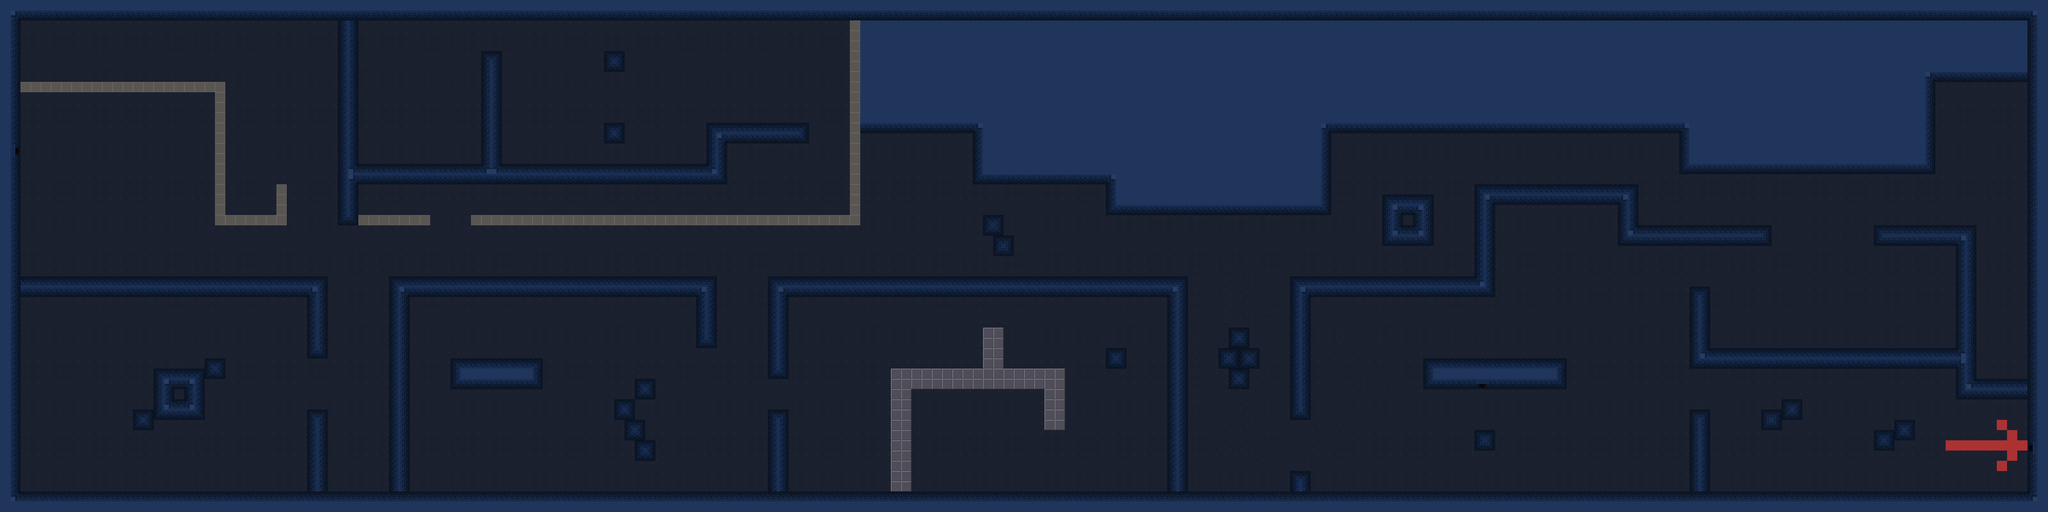

Rendered tile map (Tiled .tmx) drawn with the repository's tilesets; below, a short description and the map source with its tile grids summarised:
An orthogonal 200x50 tile map with 32x32 px tiles, 1 tile layer (tileView), 3 tilesets and 158 objects.

<map version="1.4" tiledversion="1.4.3" orientation="orthogonal" renderorder="right-down" width="200" height="50" tilewidth="32" tileheight="32" infinite="0" nextlayerid="10" nextobjectid="189">
 <editorsettings>
  <export target="level4.lua" format="lua" />
 </editorsettings>
 <tileset firstgid="1" name="tiles" tilewidth="32" tileheight="32" tilecount="192" columns="24">
  <image source="allTiles.png" width="768" height="256" />
 </tileset>
 <tileset firstgid="193" name="tiles2" tilewidth="32" tileheight="32" tilecount="483" columns="23">
  <image source="tiles_3.png" width="736" height="672" />
 </tileset>
 <tileset firstgid="676" name="TNT" tilewidth="32" tileheight="32" tilecount="4" columns="2">
  <image source="tnt.png" width="64" height="64" />
 </tileset>
 <layer id="1" name="tileView" width="200" height="50">
  <data>[10000 cells, 10000 non-empty, 27 distinct tile ids]</data>
 </layer>
 <objectgroup id="2" name="zombies">
  <object id="60" x="584" y="997.333" />
  <object id="61" x="431.333" y="1426.33" />
  <object id="62" x="822.667" y="1434.67" />
  <object id="63" x="178.667" y="1040" />
  <object id="64" x="258" y="1415.33" />
  <object id="65" x="398.667" y="1063" />
  <object id="66" x="628.333" y="1399.67" />
  <object id="75" x="2622" y="220.667" />
  <object id="76" x="1186" y="181.333" />
  <object id="77" x="1454.67" y="382.667" />
  <object id="78" x="1198.67" y="376" />
  <object id="79" x="1392" y="460.667" />
  <object id="80" x="1370" y="217.333" />
  <object id="81" x="2342" y="1360.67" />
  <object id="82" x="2164.67" y="1414.67" />
  <object id="83" x="2294.67" y="1506.67" />
  <object id="84" x="2109.33" y="1092.67" />
  <object id="88" x="1497.33" y="1382.67" />
  <object id="89" x="1392" y="1275.33" />
  <object id="90" x="1690.67" y="1319.33" />
  <object id="91" x="1648.67" y="1489.33" />
  <object id="92" x="1562.67" y="1036" />
  <object id="98" x="2564" y="1417.33" />
  <object id="99" x="2721.33" y="1334" />
  <object id="100" x="2721.33" y="1484.67" />
  <object id="103" x="3382.67" y="1428" />
  <object id="106" x="2962" y="1484" />
  <object id="107" x="3156.67" y="1404" />
  <object id="118" x="4337" y="1347" />
  <object id="119" x="4764" y="793" />
  <object id="120" x="5126" y="1397" />
  <object id="121" x="4792" y="1310" />
  <object id="122" x="4947" y="1022" />
  <object id="123" x="4561" y="1505" />
  <object id="124" x="5161" y="1197" />
  <object id="125" x="5478" y="946" />
  <object id="126" x="5987" y="881" />
  <object id="127" x="5795" y="1025" />
  <object id="128" x="6094" y="369" />
  <object id="129" x="6273" y="579" />
  <object id="138" x="4922" y="1466" />
  <object id="139" x="5178" y="888" />
  <object id="140" x="4480" y="1051" />
  <object id="141" x="4152" y="1422" />
  <object id="142" x="4759" y="992" />
  <object id="147" x="5744" y="869" />
  <object id="148" x="5700" y="620" />
  <object id="149" x="6297" y="366" />
  <object id="150" x="6269" y="1107" />
  <object id="151" x="6258" y="910" />
  <object id="177" x="3632" y="732" />
  <object id="178" x="3781" y="808" />
  <object id="179" x="4077" y="712" />
  <object id="180" x="4176" y="820" />
  <object id="184" x="791" y="401" />
  <object id="185" x="1027" y="616" />
  <object id="186" x="991" y="297" />
 </objectgroup>
 <objectgroup id="5" name="tnt">
  <object id="174" x="2355" y="164" />
  <object id="176" x="6174" y="1441" />
  <object id="183" x="4847" y="507" />
 </objectgroup>
 <objectgroup id="3" name="boundary">
  <object id="1" x="2" y="0" width="6397" height="61" />
  <object id="2" x="6336" y="61" width="66" height="1538" />
  <object id="3" x="0" y="1539" width="6334" height="61" />
  <object id="4" x="0" y="61" width="63" height="1478" />
  <object id="6" x="63.3333" y="256" width="640" height="32" />
  <object id="7" x="671.333" y="288.667" width="33.3333" height="414" />
  <object id="8" x="706" y="672" width="190.667" height="30.6667" />
  <object id="9" x="863.333" y="576.667" width="32" height="94" />
  <object id="10" x="64" y="864" width="960.667" height="62.6667" />
  <object id="11" x="958.667" y="926.667" width="66" height="190.667" />
  <object id="12" x="959.333" y="1280" width="62.6667" height="257.333" />
  <object id="13" x="1055.33" y="62.6667" width="64" height="642" />
  <object id="14" x="1120" y="511.333" width="1151.33" height="65.3333" />
  <object id="15" x="2206.67" y="382.667" width="64" height="127.333" />
  <object id="16" x="2272" y="382.667" width="255.333" height="65.3333" />
  <object id="17" x="1119.33" y="671.333" width="224.667" height="33.3333" />
  <object id="19" x="1503.33" y="160" width="63.3333" height="351.333" />
  <object id="20" x="1887.33" y="160" width="64" height="62" />
  <object id="21" x="1887.33" y="385.333" width="66.6667" height="64" />
  <object id="22" x="1472.67" y="672" width="1215.33" height="30.6667" />
  <object id="23" x="2654" y="62" width="32.6667" height="610" />
  <object id="24" x="1214.67" y="863.333" width="63.3333" height="674" />
  <object id="25" x="1278.67" y="862.667" width="961.333" height="66" />
  <object id="26" x="2175.33" y="929.333" width="64" height="159.333" />
  <object id="27" x="2400.67" y="863.333" width="63.3333" height="320.667" />
  <object id="28" x="2464.67" y="863.333" width="1247.33" height="64.6667" />
  <object id="29" x="3646.67" y="927.333" width="64" height="610" />
  <object id="30" x="3454.67" y="1088" width="64" height="64.6667" />
  <object id="31" x="2784.67" y="1153.33" width="63.3333" height="384" />
  <object id="32" x="2847.33" y="1152.67" width="481.333" height="63.3333" />
  <object id="33" x="3072" y="1023.33" width="62.6667" height="128" />
  <object id="34" x="3263.33" y="1218" width="62.6667" height="124.667" />
  <object id="35" x="3038.67" y="61.3333" width="418.667" height="512" />
  <object id="36" x="3455" y="575" width="703" height="99" />
  <object id="37" x="4126" y="383" width="31" height="190" />
  <object id="38" x="4159" y="385" width="1117" height="31" />
  <object id="39" x="5249" y="415" width="32" height="126" />
  <object id="40" x="5282" y="510" width="766" height="32" />
  <object id="41" x="6016" y="224" width="28" height="286" />
  <object id="42" x="6045" y="223" width="290" height="28" />
  <object id="43" x="4030" y="1473" width="66" height="63" />
  <object id="44" x="4031" y="865" width="67" height="444" />
  <object id="45" x="4099" y="865" width="573" height="60" />
  <object id="46" x="4606" y="575" width="66" height="290" />
  <object id="47" x="4673" y="574" width="445" height="65" />
  <object id="48" x="5053" y="639" width="66" height="127" />
  <object id="49" x="5119" y="702" width="415" height="64" />
  <object id="50" x="5855" y="704" width="319" height="64" />
  <object id="51" x="6111" y="769" width="63" height="480" />
  <object id="52" x="6175" y="1182" width="160" height="65" />
  <object id="53" x="5279" y="1087" width="831" height="65" />
  <object id="54" x="5281" y="895" width="63" height="191" />
  <object id="55" x="5281" y="1281" width="65" height="257" />
  <object id="93" x="1407.33" y="1120" width="290" height="94.6667" />
  <object id="94" x="1920.67" y="1248" width="62.6667" height="62" />
  <object id="95" x="1984" y="1184.67" width="64" height="62.6667" />
  <object id="96" x="1950" y="1312.67" width="66" height="63.3333" />
  <object id="108" x="1984.67" y="1377.33" width="62.6667" height="62" />
  <object id="109" x="2399.33" y="1281.33" width="64" height="255.333" />
  <object id="110" x="2686.67" y="384.667" width="352" height="32" />
  <object id="111" x="4447.33" y="1120" width="447.333" height="96.6667" />
  </objectgroup>
 <objectgroup id="4" name="soldiers">
  <!-- 23 objects omitted --></objectgroup>
 <objectgroup id="7" name="fruits" />
 <objectgroup id="9" name="flag">
  <!-- 1 objects omitted --></objectgroup>
</map>
<!-- 37 of 158 objects omitted -->